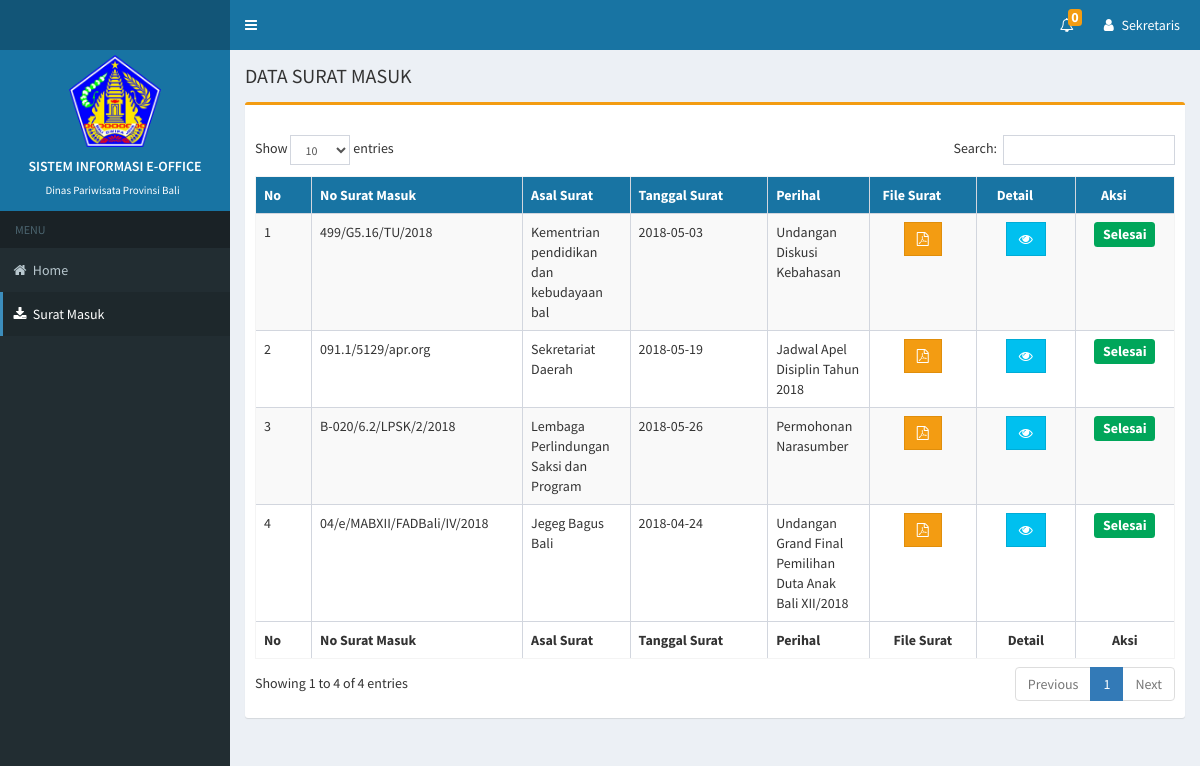
/Sekretaris/surat-masuk.php (signed in), run on the app's committed database.
### tables this page shows
CREATE TABLE `tb_disposisi` (
  `No_urut_disposisi` int(11) NOT NULL,
  `Kode_surat` varchar(5) NOT NULL,
  `Tanggal_penyelesaian_disposisi` date NOT NULL,
  `Nomor_surat_masuk` varchar(40) NOT NULL,
  `Tanggal_surat` date NOT NULL,
  `Asal_surat` varchar(40) NOT NULL,
  `Kode_bagian` varchar(5) NOT NULL,
  `Disposisi` varchar(30) NOT NULL,
  `Perihal` varchar(40) NOT NULL,
  `Catatan` varchar(100) NOT NULL,
  `Status_disposisi` varchar(40) NOT NULL,
  `No` int(11) NOT NULL,
  `No_urut_sekretaris` int(11) NOT NULL,
  `No_urut_kadis` int(11) NOT NULL,
  `No_urut_bidang` int(11) NOT NULL
);

CREATE TABLE `tb_suratmasuk` (
  `Nomor_surat_masuk` varchar(40) NOT NULL,
  `No_urut_surat` int(11) NOT NULL,
  `Tanggal_input` datetime NOT NULL,
  `Asal_surat` varchar(40) NOT NULL,
  `Tanggal_surat` date NOT NULL,
  `Perihal` text NOT NULL,
  `Lampiran` varchar(20) NOT NULL,
  `Id_jenis_surat` varchar(11) NOT NULL,
  `Sifat_surat` varchar(30) NOT NULL,
  `File_surat` varchar(100) NOT NULL
);

### Sekretaris/surat-masuk.php (the view, shortened to what this page needs)
<?php include("comp/header.php")  ?>
               <ul class="sidebar-menu">
                <li class="header">MENU</li>
                <li class=" treeview">
                  <a href="index.php">
                    <i class="fa  fa-home"></i> <span>Home</span>
                  </a>
                </li>
                <li class=" active treeview">
                  <a href="surat-masuk.php">
                    <i class="fa fa-download"></i> <span>Surat Masuk</span>
                  </a>
                </li>
              </ul>
    </section>
  </aside>
  <div class="content-wrapper">
    <section class="content-header">
      <h1>
        DATA SURAT MASUK
      </h1>
    </section>
    <section class="content">
    <div id="main-content" class="row">
        <div id="tabelSurat" class=" col-xs-12" >
          <div class="box box-warning">
               <div class="box-header">
                </div>
                <div  class="box-body table-responsive">
              <table style="font-size: 14px"  id="example1" class="table table-bordered table-striped  ">
                <thead style="text-align: center; background:#1874a3 ;color: white">
                <tr>
                  <th width="4%">No</th>
                  <th style="width: 14%">No Surat Masuk</th>
                  <th style="width: 11%">Asal Surat</th>
                  <th style="width: 14%">Tanggal Surat</th>
                  <th style="width: 8%" >Perihal</th>
                  <th  style="text-align: center;width: 11%">File Surat</th>
                  <th  style="text-align: center;width: 10%">Detail</th>
                  <th  style="text-align: center;width: 10%">Aksi</th>
                </tr>
                </thead>
                <tbody >
              <?php
                $sql = mysqli_query($koneksi, "SELECT * FROM tb_disposisi d,tb_suratmasuk sm WHERE d.Nomor_surat_masuk=sm.Nomor_surat_masuk ORDER BY No_urut_sekretaris DESC ");
                 $no = 1;
                  while($row = mysqli_fetch_assoc($sql)){
                    if ($row['Status_disposisi']!='belum terkirim' && $row['Status_disposisi']!='terkirim sekretaris') { ?>
                       <tr>
                                  <td ><?php echo $no?></td>
                                  <td ><?php echo $row['Nomor_surat_masuk'];?></td>
                                  <td ><?php echo $row['Asal_surat'];?></td>
                                  <td ><?php echo $row['Tanggal_surat'];?></td>
                                  <td ><?php echo $row['Perihal'];?></td>
                                  <td style="text-align: center;" >
                                    <a target="_blank" href="../File/<?php echo $row['File_surat'];?>" class="btn btn-warning btn-flat" data-toggle="tooltip" title="File Surat"   ><i class="fa fa-file-pdf-o"></i></a>
                                  </td>
                                  <td style="text-align: center;" >
                                    <a onclick="detail(<?php echo  $row['No_urut_disposisi'];?>)"  class="btn  btn-info btn-flat" data-toggle="tooltip" title="Detail Disposisi" ><i class="fa fa-eye"></i></a>
                                  </td>
                                  <td style="text-align: center;">
                                  <div class="btn-group">
                                  <?php if ($row['Status_disposisi']=='terima sekretaris') { ?>
                                     <a href="surat-masuk.php?kirim&&id=<?php echo $row['No_urut_disposisi'];?>"  class="btn btn-success btn-flat" data-toggle="tooltip" title="Kirim Disposisi" ><i class="fa fa-paper-plane"></i></a>
                                    <a href="surat-masuk.php?edit&&id=<?php echo $row['Nomor_surat_masuk'];?>" class="btn btn-primary btn-flat" data-toggle="tooltip" title="Tambah Catatan Disposisi"  ><i class="fa fa-book"></i></a>
                                    <?php
                                    } elseif ($row['Status_disposisi']=='terima bidang') {
                                    echo '<span style="font-size: 14px" class="label label-success ">Selesai</span>';
                                    }  else {
                                    echo '<span style="font-size: 14px" class="label label-info ">Proses</span>';
                                    }  ?>
                                  </div>
                                </td>
                            </tr>
                 <?php   }
                 $no++;
                }
              ?>
                </tbody>
                <tfoot>
                  <tr>
                  <th width="5%">No</th>
                  <th >No Surat Masuk</th>
                  <th>Asal Surat</th>
                  <th >Tanggal Surat</th>
                  <th >Perihal</th>
                  <th  style="text-align: center;">File Surat</th>
                   <th  style="text-align: center;">Detail</th>
                  <th  style="text-align: center;">Aksi</th>
                  </tr>
                </tfoot>
              </table>
            </div>
          </div>
        </div>
      </div>
    </section>
  </div>
 <?php
 include("comp/footer.php");
?>

### data on the page
tb_disposisi: tb_suratmasuk.Nomor_surat_masuk "499/G5.16/TU/2018", tb_suratmasuk.Asal_surat "Kementrian pendidikan dan kebudayaan bal", tb_suratmasuk.Tanggal_surat "2018-05-03", tb_suratmasuk.Perihal "Undangan Diskusi Kebahasan", Status_disposisi "Selesai"
tb_disposisi: tb_suratmasuk.Nomor_surat_masuk "091.1/5129/apr.org", tb_suratmasuk.Asal_surat "Sekretariat Daerah", tb_suratmasuk.Tanggal_surat "2018-05-19", tb_suratmasuk.Perihal "Jadwal Apel Disiplin Tahun 2018", Status_disposisi "Selesai"
tb_disposisi: tb_suratmasuk.Nomor_surat_masuk "B-020/6.2/LPSK/2/2018", tb_suratmasuk.Asal_surat "Lembaga Perlindungan Saksi dan Program", tb_suratmasuk.Tanggal_surat "2018-05-26", tb_suratmasuk.Perihal "Permohonan Narasumber", Status_disposisi "Selesai"
tb_disposisi: tb_suratmasuk.Nomor_surat_masuk "04/e/MABXII/FADBali/IV/2018", tb_suratmasuk.Asal_surat "Jegeg Bagus Bali", tb_suratmasuk.Tanggal_surat "2018-04-24", tb_suratmasuk.Perihal "Undangan Grand Final Pemilihan Duta Anak Bali XII/2018", Status_disposisi "Selesai"

### other printed values
$_SESSION['hak_akses'] "Sekretaris"
